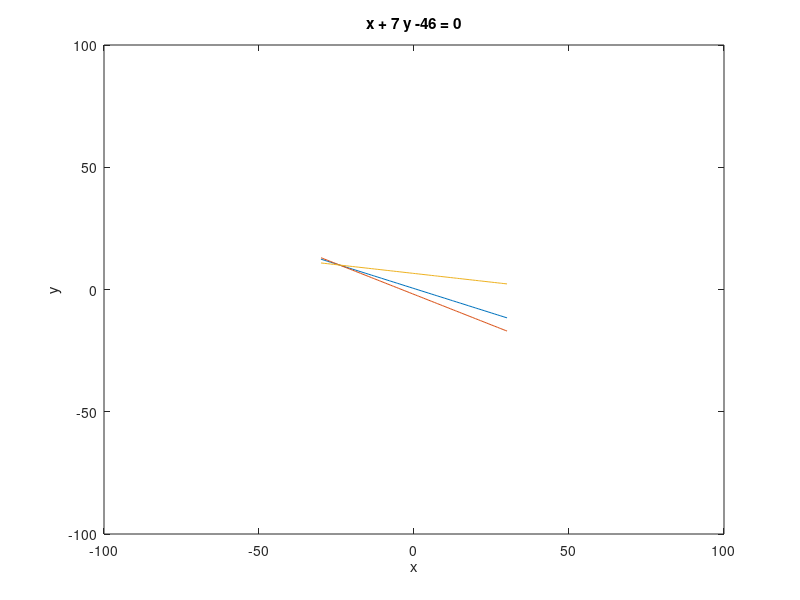

MATLAB code for this plot:
figure
ezplot('x + 5/2*y -1',[-30,30]) 
hold on
ezplot('-x - 2*y - 4',[-30,30]) 
hold on
ezplot('x + 7*y -46',[-30,30]) 
hold on
%ezplot('8*x + 24*y -(x+2*y)^2-32') 
%hold on
xlim([-100, 100]); % Set x-axis range from 0 to 6
ylim([-100, 100]); % Set y-axis range from 0 to 6
return

s_1 + 2*s_2 + 4 <= 0 
s_1 + (5*s_2)/2 - 1 <= 0 
s_1 + 7*s_2 - 46 <= 0 





- s_1 - 2*s_2 - 4 <= 0 
8*s_1 + 24*s_2 - (s_1 + 2*s_2)^2 - 32 <= 0 
46 - 7*s_2 - s_1 <= 0 
s_1 - 2*s_2 + 44 <= 0 

figure
ezplot('x+7*y+4') 
hold on
ezplot('x+7*y-10') 
hold on
ezplot('-x + (9*y)/5 + 5') 
hold on
ezplot('-148*x + 196*y - (x + 7*y)^2 + 684') 
hold on

return




%ezplot('-x+9*y/5+5
hold on
ezplot('0*x+y+5')  
hold on
ezplot('x+0*y+4')  
hold on

return




figure
ezplot('y-sqrt(x)')
hold on
ezplot('y-x/2')

hold on
return
figure
ezplot('0*x+y')  
hold on
ezplot('x+0*y')  
hold on
ezplot('x^2-y-1')  
hold on
return



figure
%ezplot('0*x+y-2') 
%hold on
ezplot('x+y-6') 
hold on
ezplot('0*x+y')  
hold on
ezplot('y^2-x')  
hold on
return
h = ezplot('-x+4*y-4')  
set(h, 'Color', 'g')
hold on
h = ezplot('-x+8*y-12')  
set(h, 'Color', 'r')
hold on
h = ezplot('x+8*y-20')  
set(h, 'Color', 'r')
hold on
return

ezplot('-5*y -4*x -20 ')
%ezplot('−4*x − 5*y − 20')
hold on
return

figure
ezplot('(5*x^2)/56 + (5*x)/7 - (5*y^2)/4 + 10/7')
hold on
ezplot('-x -7*y -4')
hold on
ezplot('x + 7*y -10')
hold on
ezplot('-x -2*y -4')
hold on
ezplot('x + 2*y -4')
hold on
ezplot('148*x- 196*y+(x+7*y)^2-684')
hold on
return

% ezplot('0*x-y-5')  
 hold on
% ezplot('x+7*y+4')  
%hold on
ezplot('-x+0*y-4')  
hold on
ezplot('9*y/5 -x + 5 ')
%ezplot('x+5*y/9 + 20/9 ')
return



ezplot('x - y/2 - 2')
hold on
ezplot('x - 2 + 0*y')
hold on
ezplot('(2*y)/5 - x + 8/5') 
xlim([-0.5, 2.5]); % Set x-axis range from 0 to 6
ylim([-4.5, 1.5]); % Set y-axis range from 0 to 6
%return



figure
ezplot('x + y/3 - 2')
hold on
ezplot('0*x -y')
hold on
ezplot('(2*y)/5 - x + 8/5') 
xlim([-0.5, 2.5]); % Set x-axis range from 0 to 6
ylim([-4.5, 1.5]); % Set y-axis range from 0 to 6
%return

figure
ezplot('x - y/2 - 2')
hold on
ezplot('0*x -y')
hold on
ezplot('(2*y)/5 - x + 8/5') 
xlim([-0.5, 2.5]); % Set x-axis range from 0 to 6
ylim([-4.5, 1.5]); % Set y-axis range from 0 to 6

%return

figure
ezplot('2 - y/3 - x')
hold on
ezplot('x - 2 + 0*y')
hold on
ezplot('(2*y)/5 - x + 8/5') 

xlim([-0.5, 2.5]); % Set x-axis range from 0 to 6
ylim([-4.5, 1.5]); % Set y-axis range from 0 to 6

return


% 
% figure
% y/7 - x + 4/7 <= 0 
% x + y/3 - 2 <= 0 
% -y <= 0 
% Variables
% 
% ans =
% 
% [x, y]
% 
%     "nVertices = "    "4"
% 
% vx =  5.714286e-01  1  1.600000e+00  1.818182e+00  
% vy =  0  3  0  5.454545e-01  
% 
% Intersection of following ineqs
% y/7 - x + 4/7 <= 0 
% x - (2*y)/5 - 8/5 <= 0 
% -y <= 0 
% x + y/3 - 2 <= 0 
% Variables
% 
% ans =
% 
% [x, y]
% 
%     "nVertices = "    "3"
% 
% vx =  2  1.818182e+00  1.600000e+00  
% vy =  0  5.454545e-01  0  
% 
% Intersection of following ineqs
% x + y/3 - 2 <= 0 
% -y <= 0 
% (2*y)/5 - x + 8/5 <= 0 
% return





figure;
ezplot(' x + y   ')
hold on
ezplot(' x - y   ')
hold on
ezplot(' 0.5 * x - y   ')
hold on
ezplot(' 0*x + y -1  ')
hold on
xlim([-2, 2]); % Set x-axis range from 0 to 6
ylim([-1, 2]); % Set y-axis range from 0 to 6

return


ezplot('x + 2*y + 4 ') 
hold on
ezplot('(9*y)/5 - x + 5  ')
hold on
ezplot('0*x + y + 5  ') 
hold on


figure;
ezplot('- x - 7*y - 4  ')
hold on
ezplot('x + 2*y + 4 ') 
hold on
ezplot('(9*y)/5 - x + 5  ')
hold on
ezplot('0*x + y + 5  ') 
hold on

return

figure;
ezplot('2*x^3-24*x^2+90*x+7 ')
return

figure;
ezplot('- x - 7*y - 4  ')
hold on
ezplot('x +7*y - 10  ')
hold on
ezplot('x + 2*y + 4 ') 
hold on
return


% - s1 - 7*s2 - 4 <= 0 
% s1 + 7*s2 - 10 <= 0 
% s1 + 2*s2 + 4 <= 0 
% 
% s1 + 7*s2 + 4 <= 0 
% s1 - (9*s2)/5 - 5 <= 0 
% - s2 - 5 <= 0 
% s1 + 2*s2 + 4 <= 0 

figure;
ezplot('- x - 7*y - 4  ')
hold on
ezplot('(9*y)/5 - x + 5  ')
hold on
ezplot('56*y-48*x-4*x*y-x^2-4*y^2+184') 
hold on
ezplot('x + 2*y - 4 ') 
hold on
ezplot('x + 2*y + 4 ') 
hold on
return




figure;
ezplot('- x - 7*y - 4  ')
hold on
ezplot('148*x - 196*y + (x + 7*y)^2 - 684 ')
hold on
ezplot('(9*y)/5 - x + 5  ')
hold on
ezplot('56*y-48*x-4*x*y-x^2-4*y^2+184') 
hold on
ezplot('x + 2*y - 4 ') 
hold on
return

figure;
ezplot('- x - 7*y - 4  ')
hold on
ezplot('x + 2*y + 4 ') 
hold on
ezplot('56*y-48*x-4*x*y-x^2-4*y^2+184') 
hold on
ezplot('x + 2*y - 4 ') 
hold on

return

figure;
ezplot('- x - 7*y - 4  ')
hold on
ezplot('(9*y)/5 - x + 5  ')
hold on
ezplot('x + 2*y + 4 ') 
hold on
ezplot('x + 2*y - 4 ') 
hold on
return


figure;
ezplot('- x - 7*y - 4  ')
hold on
ezplot('148*x - 196*y + (x + 7*y)^2 - 684 ')
hold on
ezplot('(9*y)/5 - x + 5  ')
hold on
X = [3.1591,3.1591,3.0591,3.2591,3.0591,3.2591];
Y = [-1.1227,-0.9227,-1.0227,-1.0227,-0.5381,-1.5073];
plot(X,Y);
hold on;

return
figure;
X = [-5,-5,1,0,-5,-5,1];
Y = [5,-4,3,-4,-4,5,3];

plot(X,Y);
hold on;
xlim([-6, 4]); % Set x-axis range from 0 to 6
ylim([-5, 6]); % Set y-axis range from 0 to 6

return
X = [1,0,2,2,1];
Y = [3,-4,0,1,3];
plot(X,Y);
hold on;

return
%d(1)=domain([-5,-4;0,-4;1,3;-5,5],x,y); 
 %           d(2)=domain([0,-4;2,0;2,1;1,3],x,y); 

figure;

hold on

ezplot('0*x + y + 5  ') 
hold on


ezplot('9*y/5-x+5')
hold on
return


figure;
ezplot('x + 0*y + 4 ') 
hold on
f = ezplot('- x/sqrt(2) - y - 7.824 ') 
set(f, 'Color', 'r');

hold on

ezplot('0*x + y + 5  ') 
hold on


ezplot('9*y/5-x+5')
hold on
return



ezplot('x + y + 2')

%ezplot('x + 2*y + 4 <= 0') 
hold on
ezplot('x + 0*y + 1 ') 
hold on
ezplot('0*x + y + 1 ') 
hold on
ezplot('2* x + y + 2')

%ezplot('x + 2*y + 4 <= 0') 
hold on
%ezplot('x + 7*y - 46 <= 0') 
%hold on
return
figure;
ezplot('1-5/2*y-x  ')
hold on
ezplot('- x - 2*y - 4 ')
hold on
ezplot('x - 2*y +44  ')
hold on
return





ezplot('(9*y)/5 - x + 5 ')
hold on
return

x = sym('x')
y = sym('y')
subs(4 - 2*y - x,[x,y],[-20,13])
subs(x-2*y+44,[x,y],[-20,13])
return

figure;
ezplot('8*x+24*y-(x+2*y)^2-32 ')
hold on
ezplot('x + (5*y)/2 - 1 ')
hold on
return



ezplot('4 - 2*y - x ')
 hold on
 ezplot('-x -2* y - 4 ') 
 hold on
ezplot('2*y-x-15 ')
hold on



return

%X = [-5,0,-5,-5];
%Y = [-4,-4,5,-4];
% X = [-5,0,1,-5];
% Y = [5,-4,3,5];
 X = [-5,-5,0,1,-5];
 Y = [5,-4,-4,3,5];

plot(X,Y);
xlim([-6, 2]); % Set x-axis range from 0 to 6
ylim([-5, 6]); % Set y-axis range from 0 to 6
return
ezplot('(9*y)/5 - x + 5 ')
hold on
%ezplot('x + 7*y - 10 ')
%hold on

ezplot('- x - 7*y - 4 ')
hold on
return

ezplot('148*x - 196*y + (x + 7*y)^2 - 684 ')
hold on
ezplot('y/3 - x + 14/3 ')
hold on

s2/3 - s1 + 14/3
return



ezplot('- y - 4 +0*x ')
hold on
ezplot('x + (5*y)/9 + 20/9 ')
hold on
ezplot('x + 3*y - 10 ')
hold on
ezplot('x - (6*y)/7 + 11/7  ')
hold on
ezplot('x - y/7 - 4/7')
hold on
ezplot('- x - 5 +0*y')
hold on
%return
%ezplot('-x + y ')
hold on
return
ezplot('-x -3 + y ')
hold on
ezplot('-x^2 +1 +  y ')
hold on
ezplot('-x^2 -1 + y ')
hold on
return
ezplot('x + y ')
hold on
ezplot('(5*y)/4 - x + 25/4')
hold on
ezplot('- x - (3*y)/2 - 3/2')
hold on
ezplot('27*x - (51*y)/2 + (x + (3*y)/2)^2 - 591/4 ')
hold on
ezplot('(9*y)/2 - 3*x + (x + (3*y)/2)^2 + 9/4')
hold on
return


(9*y)/2 - 3*x + (x + (3*y)/2)^2 + 9/4 <= 0 


ezplot('x+y-1')
hold on
ezplot('-x-y')
hold on
ezplot('y/3 - x - 1/6')
hold on
ezplot('x - (5*y)/4 - 25/4')
hold on
ezplot('(x + y)^2 - 8*x ')

hold on
ezplot('7*x - 5*y - 25')
hold on

return
ezplot('x + y - 1  ')
hold on
ezplot('- x - y  ')

hold on
ezplot('x - y/3 + 1/6 ')
hold on
ezplot('y - x - 1  ')
hold on
ezplot('(x + y)^2 - 8*x  ')
hold on
ezplot('18*y - 18*x - (x + y)^2 + 99  ')


hold on
return



return
%ezplot('-y')
%ezplot("-y")
%hold on
ezplot('log(abs(x))/log(exp(1))')
return
ezplot('x^2*(ln(abs(y)+0.5))'  )
return
%ezplot('exp(-x^2)',[-1,1]  )
%ezplot('sin(x)' ,[-1,1] )
ezplot('abs(x*y)'  )

hold on

%ezplot('x - 1' ) 
%hold on
ezplot('x - y'  )

hold on
ezplot('(2*y)/3 - x - 1') 
hold on
ezplot('- x - (2*y)/3' )
hold on
ezplot('6^(1/2)/4 - (6^(1/2)*x)/2 - y + 7/8'  )
hold on
ezplot('y + (6^(1/2)*x)/2 - 3/8' )
hold on
return
ezplot("x - y")
hold on

ezplot("-3*x + 2*y -3")
hold on
ezplot("x + y")
hold on
ezplot("x + y-2")
hold on
ezplot("x + 3*y/2+3/2")
hold on
ezplot("x + 3*y/2-9/2")
hold on
return
ezplot("3*x + 2*y")
hold on
return
ezplot('s2/2 - s1/2 - (s1 + s2)^2/36 + 11/4')
hold on
ezplot('(27*s1)/44 - (51*s2)/88 + (s1 + (3*s2)/2)^2/44 - 591/176')
hold on
return

(27*s1)/44 - (51*s2)/88 + (s1 + (3*s2)/2)^2/44 - 591/176 
s2/2 - s1/2 - (s1 + s2)^2/36 + 11/4 
(51*s2)/88 - (27*s1)/44 - (s1 + (3*s2)/2)^2/44 + 591/176 <= 0

%ezplot('x-y-2')
%hold on
%ezplot('-x+y')
%hold on
ezplot('8*x-(x+y)^2')
hold on
ezplot("x-y+1")
%ezplot("y-1")
hold on
ezplot("y+x-2")
hold on
ezplot("y+x")
hold on